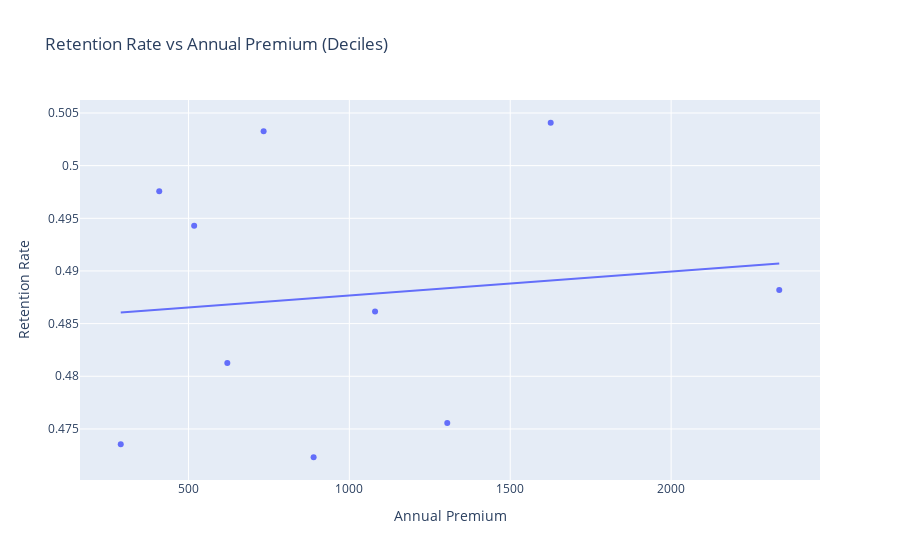
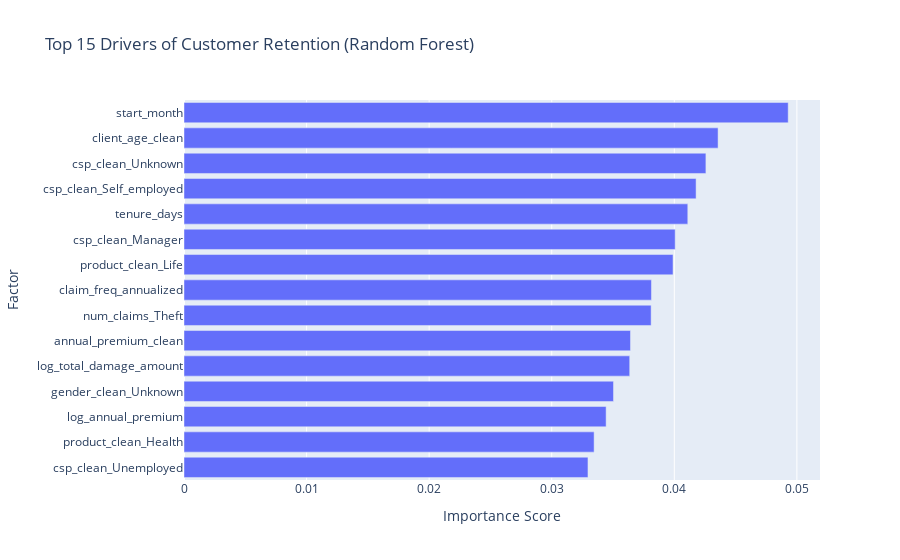

Notebook code cell kept with these figures, in order:
### Markdown cell above
# 6. Visualization

### Code cell
try:
    # 1. Price Elasticity Plot
    df_final["premium_bin"] = pd.qcut(df_final["annual_premium_clean"], q=10)
    retention_by_price = (
        df_final.groupby("premium_bin", observed=False)["retained"].mean().reset_index()
    )
    retention_by_price["price_mid"] = retention_by_price["premium_bin"].apply(
        lambda x: x.mid
    )

    fig1 = px.scatter(
        retention_by_price,
        x="price_mid",
        y="retained",
        title="Retention Rate vs Annual Premium (Deciles)",
        labels={"price_mid": "Annual Premium", "retained": "Retention Rate"},
        trendline="ols",
    )
    fig1.show()

    # 2. Feature Importance Plot
    if "importances" in locals():
        fig2 = px.bar(
            importances.head(15),
            x="Importance",
            y="Feature",
            orientation="h",
            title="Top 15 Drivers of Customer Retention (Random Forest)",
            labels={"Importance": "Importance Score", "Feature": "Factor"},
        )
        fig2.update_layout(yaxis={"categoryorder": "total ascending"})
        fig2.show()

except Exception as e:
    print("Visualization failed:", e)

### Figure 1 — Plotly figure (JSON) as saved in the notebook; plotly's stock layout.template omitted (floating-point values rounded to 4 significant figures)
{"data": [{"hovertemplate": "Annual Premium=%{x}<br>Retention Rate=%{y}<extra></extra>", "legendgroup": "", "marker": {"color": "#636efa", "symbol": "circle"}, "mode": "markers", "name": "", "orientation": "v", "showlegend": false, "type": "scatter", "x": [289.6, 409.2, 517.7, 620.8, 733.6, 889.0, 1080.0, 1304.0, 1626.0, 2336.0], "xaxis": "x", "y": [0.4736, 0.4976, 0.4943, 0.4813, 0.5033, 0.4723, 0.4862, 0.4756, 0.5041, 0.4882], "yaxis": "y"}, {"hovertemplate": "<b>OLS trendline</b><br>retained = 2.26775e-06 * price_mid + 0.485402<br>R<sup>2</sup>=0.014420<br><br>Annual Premium=%{x}<br>Retention Rate=%{y} <b>(trend)</b><extra></extra>", "legendgroup": "", "marker": {"color": "#636efa", "symbol": "circle"}, "mode": "lines", "name": "", "showlegend": false, "type": "scatter", "x": [289.6, 409.2, 517.7, 620.8, 733.6, 889.0, 1080.0, 1304.0, 1626.0, 2336.0], "xaxis": "x", "y": [0.4861, 0.4863, 0.4866, 0.4868, 0.4871, 0.4874, 0.4879, 0.4884, 0.4891, 0.4907], "yaxis": "y"}], "layout": {"legend": {"tracegroupgap": 0}, "title": {"text": "Retention Rate vs Annual Premium (Deciles)"}, "xaxis": {"anchor": "y", "domain": [0, 1], "title": {"text": "Annual Premium"}}, "yaxis": {"anchor": "x", "domain": [0, 1], "title": {"text": "Retention Rate"}}}}

### Figure 2 — Plotly figure (JSON) as saved in the notebook; plotly's stock layout.template omitted (floating-point values rounded to 4 significant figures)
{"data": [{"hovertemplate": "Importance Score=%{x}<br>Factor=%{y}<extra></extra>", "legendgroup": "", "marker": {"color": "#636efa", "pattern": {"shape": ""}}, "name": "", "orientation": "h", "showlegend": false, "textposition": "auto", "type": "bar", "x": [0.04929, 0.04357, 0.04258, 0.04178, 0.0411, 0.04007, 0.0399, 0.03813, 0.03811, 0.03642, 0.03636, 0.03504, 0.03444, 0.03346, 0.03296], "xaxis": "x", "y": ["start_month", "client_age_clean", "csp_clean_Unknown", "csp_clean_Self_employed", "tenure_days", "csp_clean_Manager", "product_clean_Life", "claim_freq_annualized", "num_claims_Theft", "annual_premium_clean", "log_total_damage_amount", "gender_clean_Unknown", "log_annual_premium", "product_clean_Health", "csp_clean_Unemployed"], "yaxis": "y"}], "layout": {"barmode": "relative", "legend": {"tracegroupgap": 0}, "title": {"text": "Top 15 Drivers of Customer Retention (Random Forest)"}, "xaxis": {"anchor": "y", "domain": [0, 1], "title": {"text": "Importance Score"}}, "yaxis": {"anchor": "x", "categoryorder": "total ascending", "domain": [0, 1], "title": {"text": "Factor"}}}}
